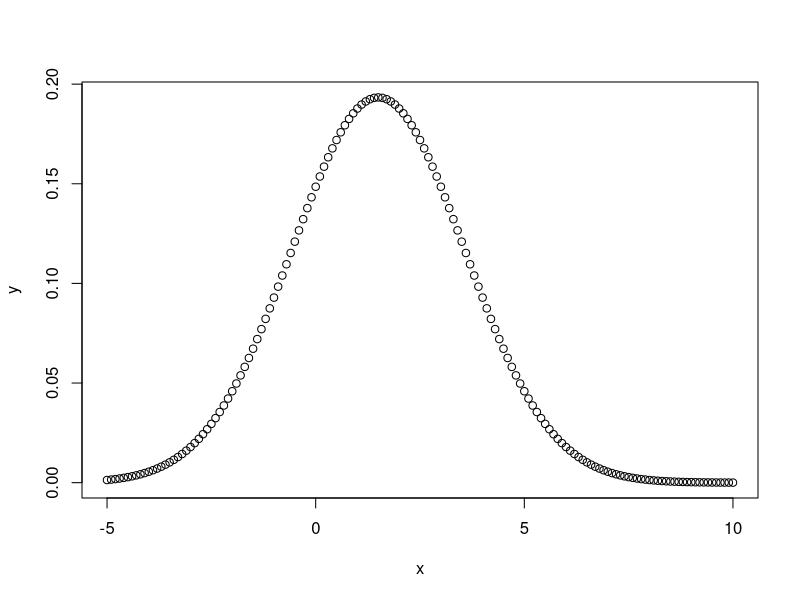
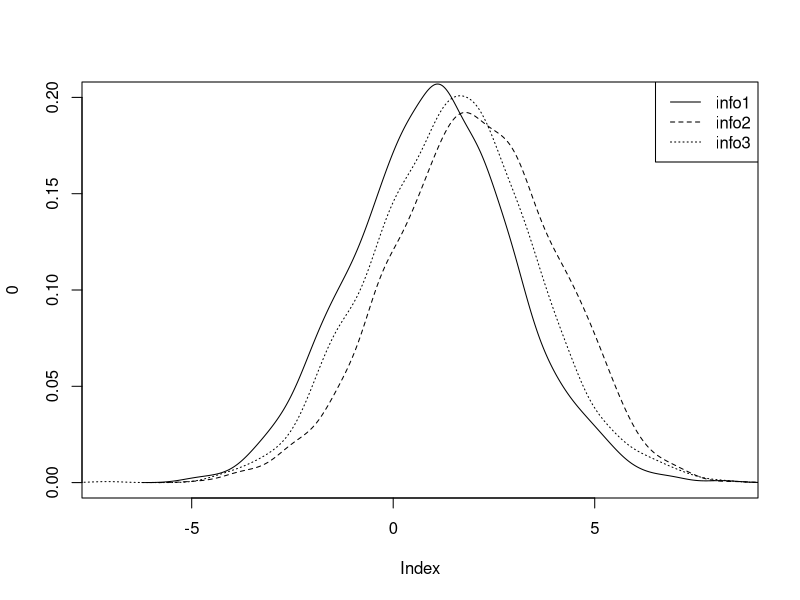

R code for these plots, in order: (Note: this script raises an error after producing the figures.)
## ---- chunk 1
knitr::opts_chunk$set(echo = TRUE)
## ---- chunk 2
x <- seq(-5, 10, by = .1)

y <- 0.5*dnorm(x, mean = 1, sd = 2) + 0.5*dnorm(x,2,2)


plot(x,y)
## ---- chunk 3
dat <- read.table(text = "info mean sd
info1 1 2
info2 2 2
info3 1.5 2
", header = TRUE)

densities <- apply(dat[, -1], 1, function(x) rnorm(n = 2000, mean = x[1], sd = x[2]))
colnames(densities) <- dat$info

plot(0, type = "n", xlim = c(min(densities), max(densities)), ylim = c(0, .2))
for (d in 1:ncol(densities)){
  lines(density(densities[, d]), lty = d)
}
legend("topright", legend=colnames(densities), lty=1:ncol(densities))
## ---- chunk 4
sc<- c(-7,-5,-3,-3,1,6,7,13,15,16,20,21)
ps<-c(8,8,8,8,8,8,8,8,8,8,8,8)
diff<- sc-ps
diff
mean(diff)
sd(diff)
var(diff)
## ---- chunk 5
p1<-1-pnorm(-8, mean(diff),sd(diff))
p2<-1-pnorm(0, mean(diff),sd(diff))
p3<-p2/p1
p1
p2
p3
## ---- chunk 6
mydata <- data.frame(x = diff)
ggplot(mydata, aes(x)) +
  geom_histogram(aes(y = ..density..), binwidth = 0.5,
                 fill = "cornsilk", color = "black") +
  stat_function(fun = dnorm, args = list(mean = mean(diff), sd = sd(diff)), color = "maroon")
